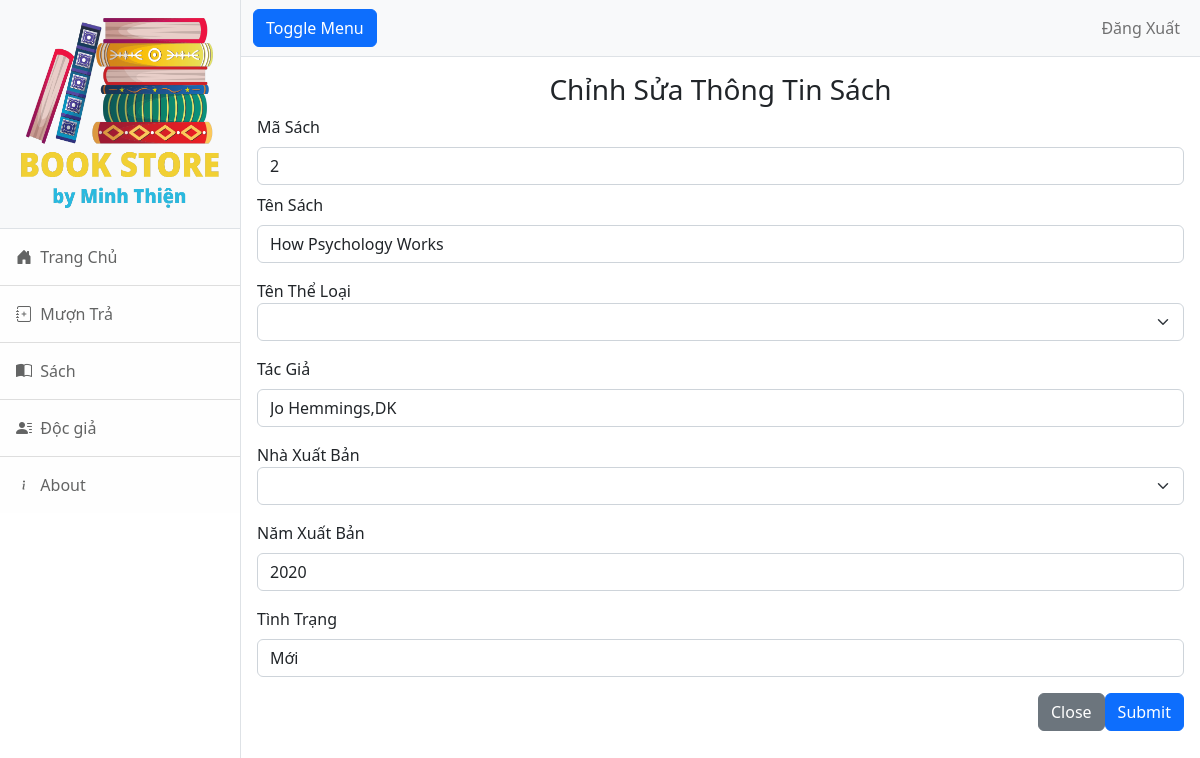
The page /thuvien/Sach/edit_book.php?masach=2 on the database its author committed.
### tables this page shows
CREATE TABLE `sach` (
  `masach` varchar(10) NOT NULL,
  `tensach` varchar(50) NOT NULL,
  `matheloai` varchar(10) NOT NULL,
  `tacgia` varchar(50) NOT NULL,
  `manxb` varchar(10) NOT NULL,
  `namxuatban` year(4) NOT NULL,
  `hientrang` varchar(20) NOT NULL
);

### thuvien/Sach/edit_book.php (the view, shortened to what this page needs)
<!DOCTYPE html>
<head>
    <link href="css/styles.css" rel="stylesheet" />
</head>
<?php
include('connect.php');
$masach = $_GET['masach'];
$query = "SELECT * FROM sach WHERE masach ='$masach'";
$ketqua = mysqli_query($connect, $query);
$row = mysqli_fetch_array($ketqua);
?>
<body>
    <div class="d-flex" id="wrapper">
        <div class="border-end bg-white" id="sidebar-wrapper">
            <div class="sidebar-heading border-bottom bg-light"><img height="200px" width="200px" src="img/logo.png"></div>
            <div class="list-group list-group-flush">
                <a class="bi bi-house-door-fill list-group-item list-group-item-action list-group-item-light p-3" href="home.php"> &nbspTrang Chủ</a>
                <a class="bi bi-journal-plus list-group-item list-group-item-action list-group-item-light p-3" href="#!"> &nbspMượn Trả</a>
                <a class="bi bi-book-half list-group-item list-group-item-action list-group-item-light p-3" href="#!"> &nbspSách</a>
                <a class="bi bi-person-lines-fill list-group-item list-group-item-action list-group-item-light p-3" href="#!"> &nbspĐộc giả</a>
                <a class="bi bi-info list-group-item list-group-item-action list-group-item-light p-3" href="#!"> &nbspAbout</a>
            </div>
        </div>
        <div id="page-content-wrapper">
            <nav class="navbar navbar-expand-lg navbar-light bg-light border-bottom">
                <div class="container-fluid">
                    <button class="btn btn-primary" id="sidebarToggle">Toggle Menu</button>
                    <div class="collapse navbar-collapse" id="navbarSupportedContent">
                        <ul class="navbar-nav ms-auto mt-2 mt-lg-0">
                            <li class="nav-item active"><a class="nav-link" href="logout.php">Đăng Xuất</a></li>
                        </ul>
                    </div>
                </div>
            </nav>
            <form class="p-md-3" action="Update_book.php" method="post">
                <h3 class="text-center">Chỉnh Sửa Thông Tin Sách</h3>
                <div class="mb-2">
                    <label for="exampleInputMaNV" class="form-label">Mã Sách</label>
                    <input class="form-control" type="text" name="masach" placeholder="Mã Sách" value="<?php echo $row['masach']; ?>">
                </div>
                <div class="mb-3">
                    <label for="exampleInputUsername" class="form-label">Tên Sách</label>
                    <input class="form-control" type="text" name="tensach" placeholder="Tên Sách" value="<?php echo $row['tensach']; ?>">
                </div>
                <div class="mb-3">
                    <div class="control-group">
                        <label class="control-label" for="inputtheloai">Tên Thể Loại</label>
                        <select class="form-select" name="matheloai" >
                            <option></option>
                            <?php
                            include("../connect.php");
                            $cat_query = mysqli_query($connect, "select * from theloai");
                            while ($cat_row = mysqli_fetch_array($cat_query)) {
                            ?>
                                <option value="<?php echo $cat_row['matheloai']; ?>"><?php echo $cat_row['tentheloai']; ?></option>
                            <?php  } ?>
                        </select>
                    </div>
                </div>
                <div class="mb-3">
                    <label for="exampleInputUsername" class="form-label">Tác Giả</label>
                    <input class="form-control" type="text" name="tacgia" placeholder="Tác Giả" value="<?php echo $row['tacgia']; ?>">
                </div>
                <div class="mb-3">
                    <div class="control-group">
                        <label class="control-label" for="inputtheloai">Nhà Xuất Bản</label>
                        <select class="form-select" name="manxb">
                            <option></option>
                            <?php
                            include("../connect.php");
                            $cat_query = mysqli_query($connect, "select * from nhaxuatban");
                            while ($cat_row = mysqli_fetch_array($cat_query)) {
                            ?>
                                <option value="<?php echo $cat_row['manxb']; ?>"><?php echo $cat_row['tennxb']; ?></option>
                            <?php  } ?>
                        </select>
                    </div>
                </div>
                <div class="mb-3">
                    <label for="exampleInputUsername" class="form-label">Năm Xuất Bản</label>
                    <input class="form-control" type="text" name="namxuatban" placeholder="Năm Xuất Bản" value="<?php echo $row['namxuatban']; ?>">
                </div>
                <div class="mb-3">
                    <label for="exampleInputUsername" class="form-label">Tình Trạng</label>
                    <input class="form-control" type="text" name="hientrang" placeholder="Hiện Trạng" value="<?php echo $row['hientrang']; ?>">
                </div>
                <div class="modal-footer">
                    <button type="button" class="btn btn-secondary" data-bs-dismiss="modal">Close</button>
                    <input class="btn btn-primary" type="submit" name="capnhat">
                </div>
            </form>
</body>
</html>

### rows shown on the page
sach: masach "2", tensach "How Psychology Works", tacgia "Jo Hemmings,DK", namxuatban "2020", hientrang "Mới"
